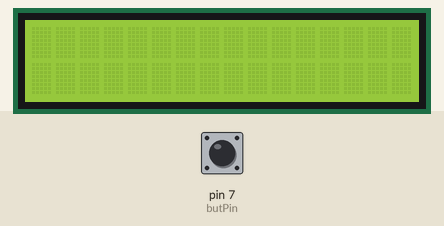
Bench run of a sketch on a simulated Arduino Uno, built with avr-gcc and run on an emulated ATmega328P. Shown: 16×2 character LCD. The inputs (shaded band) are chosen by the test bench; at power-on: pin 7 (butPin) LOW. What the sketch prints to the serial monitor is not drawn.

Above: at 1.2 s.
1.3 s: pin 7 (butPin) pulled HIGH for 0.15 s
At 1.9 s:
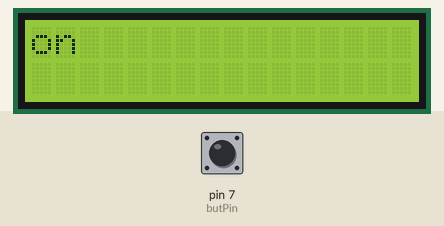
2.9 s: pin 7 (butPin) pulled HIGH for 1 s
At 3.2 s:
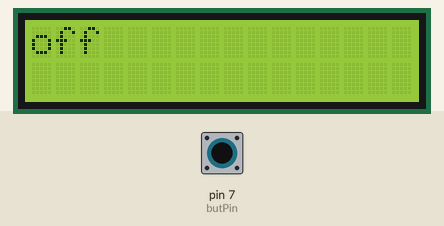
5.4 s: pin 7 (butPin) pulled HIGH for 3.2 s
At 6.3 s:
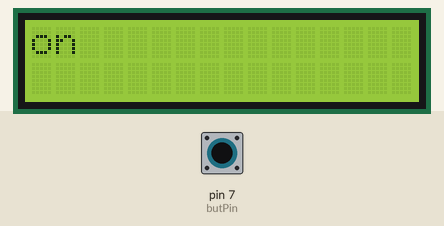
Timing chart, 0 to 8.4 s (numbered marks = the images above; inputs shaded):
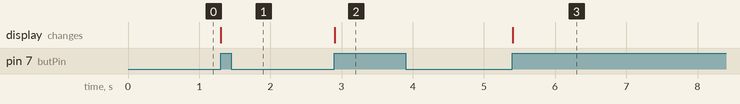

The sketch:

buttonLCD.ino
```cpp
//lo scopo del codice è mostrare su un LCD il valore di un  bottone usato come interruttore

//inizializzazione variabili e libreria LCD
#include <LiquidCrystal.h>
int rs=12;
int e=11;
int D4=5;
int D5=4;
int D6=3;
int D7=2;
LiquidCrystal lcd(rs,e,D4,D5,D6,D7);

//inizializzazione variabili bottone
int butPin=7;
int butState=0;
int lastState=1;
bool Switch=false;
bool lastSwitch=false;

void setup() {
  //inizializzazione
  lcd.begin(16,2); //avvia l'LCD
  pinMode(butPin,INPUT); //imposta il bottone come input
  Serial.begin(9600); //avvia Serial
}

void loop() {
  butState=digitalRead(butPin); //legge lo stato del bottone e lo assegna ad una variabile
  //verifica che il bottone sia acceso e che non fosse acceso prima per evitare che venga tenuto premuto
  if ((butState==1)and(lastState==0)){
    Switch = !Switch; //inverte il valore di Switch
    Serial.println(Switch);
    lastState=1; //segnala che il bottone è già stato considerato, e quindi non può essere tenuto èremuto
  }
  //altrimenti se il bottone è spento resetta il laststate
  else if (butState==0){
    lastState=0;
  }
  //se l'interruttore è appena stato acceso
  if((Switch==true)and(Switch!=lastSwitch)){
    lcd.clear(); //reset dello schermo
    lcd.print("on"); //mostra on sull'LCD
    lastSwitch=true; //infine per evitare ripetizioni dice che è già stato attivato
  }
  //se l'interruttore è appena stato spento
  else if ((Switch==false)and(Switch!=lastSwitch)){
    lcd.clear(); //reset dello schermo
    lcd.print("off"); //mostra on sull'LCD
    lastSwitch=false; //infine per evitare ripetizioni dice che è già stato attivato
  }
}
```

Measured:
- after the input at 1.3 s, the display: changes at once (image 1)
- after the input at 2.9 s, the display: changes at once (image 2)
- after the input at 5.4 s, the display: changes at once (image 3)
